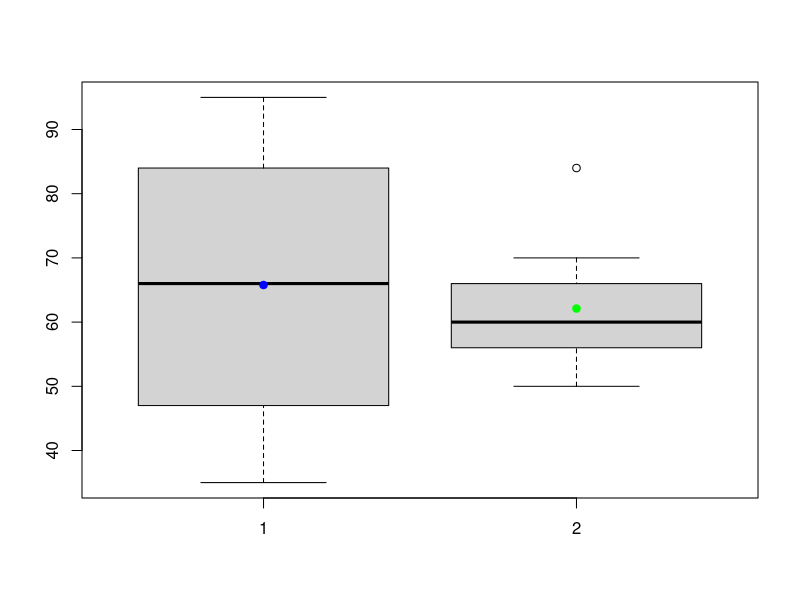

Recreate this plot in R.
# Data for Class A and Class B
class_A <- c(76, 35, 47, 64, 95, 66, 89, 36, 84)
class_B <- c(51, 56, 84, 60, 59, 70, 63, 66, 50)

# Calculating mean for Class A and Class B
mean_A <- mean(class_A)
mean_B <- mean(class_B)

# Calculating median for Class A and Class B
median_A <- median(class_A)
median_B <- median(class_B)

# Calculating range for Class A and Class B
range_A <- range(class_A)
range_B <- range(class_B)

range_A_value <- diff(range_A)
range_B_value <- diff(range_B)

# Printing the results
print(paste("Class A - Mean:", mean_A, "Median:", median_A, "Range:", range_A_value))
print(paste("Class B - Mean:", mean_B, "Median:", median_B, "Range:", range_B_value))

# Creating boxplots for Class A and Class B
boxplot(class_A, class_B)

# Adding mean points to the boxplot
points(1, mean_A, col = "blue", pch = 19)
points(2, mean_B, col = "green", pch = 19)
